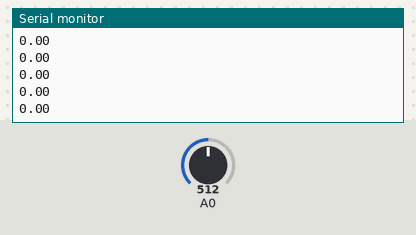
This sketch was run on a simulated Arduino Uno, built with avr-gcc and run on an emulated ATmega328P. On the bench: the last lines printed to the serial monitor. The test bench sets the inputs (shaded band); at power-on: A0 = 512.

Above: at 1.2 s.
1.3 s: A0 set to 716
At 1.8 s:
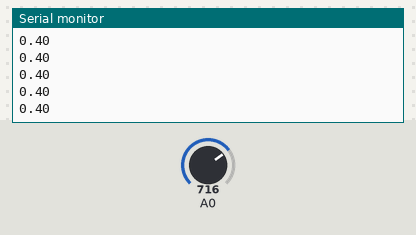
2.8 s: A0 set to 900
At 3.7 s:
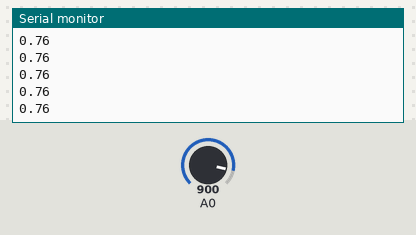
Timing chart, 0 to 4.3 s (numbered marks = the images above; inputs shaded):
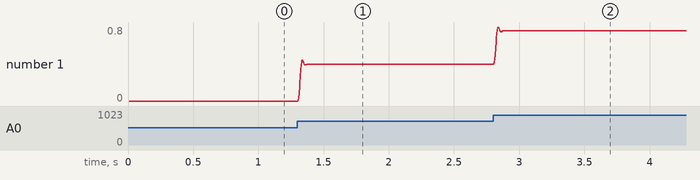

The sketch:

DSP4.ino
```cpp
//Juan Agustin Avila
//Julio 2020
//Reg 26076 - ELO
const int Ts = 1; //Tiempo de Muestreo en milisegundos
const int N = 5;  //cantidad de puntos
//numerador y denominador del filtro IIR pasabajo de 40Hz:
const float num[N] = {0.0001832160, 0.0007328641, 0.0010992961, 0.0007328641, 0.0001832160};
const float den[N] = {0.5174781998, -2.4093428566, 4.2388639509, -3.3440678377, 1.0000000000};
//Filtro IIR pasabanda:
//0.0278597661, 0.0000000000, -0.0557195322, 0.0000000000, 0.0278597661
//0.5869195081, -2.4404021492, 4.0739405159, -3.2014145794, 1.0000000000

//Filtro IIR pasa alto
//0.2754132881, -1.1016531523, 1.6524797284, -1.1016531523, 0.2754132881
//0.0761970646, -0.4844033683, 1.2756133250, -1.5703988512, 1.0000000000
void setup()
{
	delay(10); //solo por si el generador tiene un transitorio
	Serial.begin(57600);
}

void loop()
{
	int k;
	static float entrada[N] = {0, 0, 0, 0, 0};
	static float salida[N] = {0, 0, 0, 0, 0};
	float out = 0;
	for (k = 1; k < N; k++)
	{
		entrada[k - 1] = entrada[k]; //desplaza los valores
		salida[k - 1] = salida[k];
	}
	salida[N - 1] = 0;											 //en principio se pone en cero para que no se calcule
	entrada[N - 1] = (float)(analogRead(A0) - 512) * 2 / 1023.0; //genera una señal similar a la provista por la catedra
	for (k = 0; k < N; k++)
	{
		out = out + (num[k] * entrada[k]) - (den[k] * salida[k]); //realiza el calculo
	}
	salida[N - 1] = out; //finalmente se asigna el valor de salida actual al arreglo
	Serial.println(out);
	delay(Ts); // Espera Ts
}
```

Measured:
- after the input at 1.3 s, the serial monitor: prints a new line at once (image 1)
- after the input at 2.8 s, the serial monitor: prints a new line at once (image 2)
- plotted number 1: 0 → 0.4 after the input at 1.3 s, 0.4 → 0.76 after the input at 2.8 s
